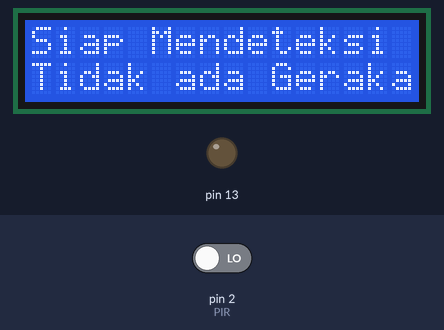
Bench run of a sketch on a simulated Arduino Uno, built with avr-gcc and run on an emulated ATmega328P. On the bench: 16×2 character LCD, output pins drawn as LEDs (lit = HIGH). Inputs (shaded band) come from the test bench; at power-on: pin 2 (PIR) LOW. What the sketch prints to the serial monitor is not drawn.

Above: at 1.2 s.
1.3 s: pin 2 (PIR) driven HIGH
At 2.4 s:
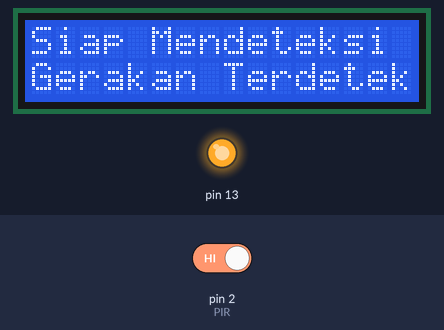
3.6 s: pin 2 (PIR) driven LOW
At 5.3 s:
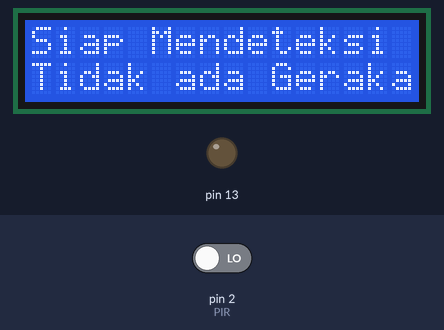
Timing chart, 0 to 6.8 s (numbered marks = the images above; inputs shaded):
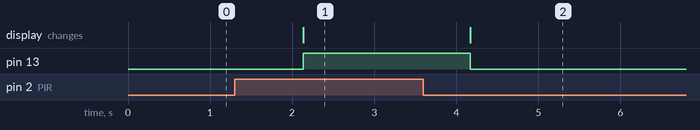

Measured:
- after the input at 1.3 s, pin 13: LOW → HIGH after 0.83 s; the display: changes after 0.83 s (image 1)
- after the input at 3.6 s, pin 13: HIGH → LOW after 0.57 s; the display: changes after 0.57 s (image 2)

The sketch:

PIRLCD.ino
```cpp
#include <Wire.h>
#include <LiquidCrystal_I2C.h>

LiquidCrystal_I2C lcd(0x27, 16, 2);  // Alamat I2C untuk LCD, sesuaikan dengan alamat LCD Anda
int PIR = 2;
int statusPin = 0;

void setup()
{
  Serial.begin(115200);
  lcd.init();                      // Inisialisasi LCD
  lcd.backlight();                 // Hidupkan backlight LCD
  lcd.setCursor(0, 0);
  lcd.print("Siap Mendeteksi");    // Pesan awal pada LCD
  pinMode(PIR, INPUT);
  pinMode(13, OUTPUT);
}

void loop()
{
  statusPin = digitalRead(PIR);
  if(statusPin == HIGH)
  {
    Serial.println("Gerakan Terdeteksi");
    lcd.setCursor(0, 1);
    lcd.print("Gerakan Terdeteksi ");
    digitalWrite(13, HIGH);
    delay(1000); // Menunda output selama 1 detik
  }
  else
  {
    Serial.println("Tidak ada Gerakan");
    lcd.setCursor(0, 1);
    lcd.print("Tidak ada Gerakan  ");
    digitalWrite(13, LOW);
    delay(1000); // Menunda output selama 1 detik
  }
}
```
